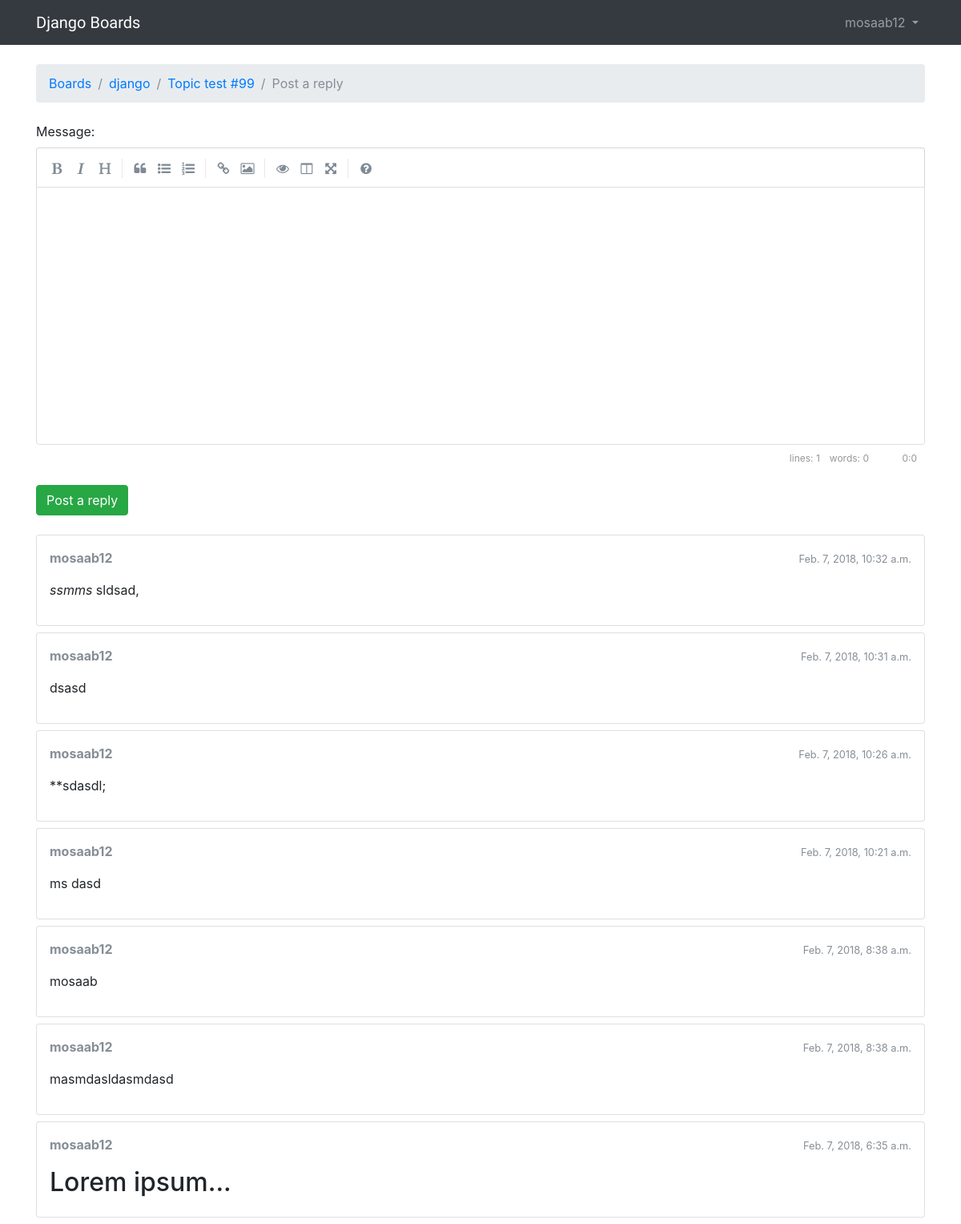
The app's page /boards/1/topics/109/reply/ (signed in) with its own data.
### boards/models.py (models this page shows, shortened)
class Topic(models.Model):
    subject = models.CharField(max_length=255)
    last_updated = models.DateTimeField(auto_now_add=True)
    board = models.ForeignKey(Board,related_name='topics')
    starter = models.ForeignKey(User, related_name='topics')
    views = models.PositiveIntegerField(default=0)
    def get_last_ten_posts(self):
        return self.posts.order_by('-created_at')[:10]

class Board(models.Model):
    name = models.CharField(max_length=30,unique=True)
    description = models.CharField(max_length=100)

class Post(models.Model):
    message = models.TextField(max_length=4000)
    topic = models.ForeignKey(Topic,related_name='posts')
    created_at = models.DateTimeField(auto_now_add=True)
    updated_at = models.DateTimeField(null=True)
    created_by = models.ForeignKey(User, related_name='posts')
    updated_by = models.ForeignKey(User, null=True, related_name='+')
    def get_message_as_markdown(self):
        return mark_safe(markdown(self.message, safe_mode='escape'))

### boards/views.py (the view)
# urls.py: url(r'^boards/(?P<pk>\d+)/topics/(?P<topic_pk>\d+)/reply/$', views.reply_topic, name='reply_topic'),
@login_required
def reply_topic(request, pk, topic_pk):
    topic = get_object_or_404(Topic, board__pk=pk, pk=topic_pk)
    if request.method == 'POST':
        form = PostForm(request.POST)
        if form.is_valid():
            post = form.save(commit=False)
            post.topic = topic
            post.created_by = request.user
            post.save()
            topic.last_updated = timezone.now()
            topic.save()
            return redirect('topic_posts', pk=pk, topic_pk=topic_pk)
    else:
        form = PostForm()
    return render(request, 'reply_topic.html', {'topic': topic, 'form': form})

### templates/reply_topic.html (shortened to what this page needs)
{% extends 'base.html' %}
{% load static %}
{% block stylesheet %}
	<link rel="stylesheet" href="{% static 'css/simplemde.min.css' %}">
{% endblock %}
{% block breadcrumb %}
  <li class="breadcrumb-item"><a href="{% url 'home' %}">Boards</a></li>
  <li class="breadcrumb-item"><a href="{% url 'board_topics' topic.board.pk %}">{{ topic.board.name }}</a></li>
  <li class="breadcrumb-item"><a href="{% url 'topic_posts' topic.board.pk topic.pk %}">{{ topic.subject }}</a></li>
  <li class="breadcrumb-item active">Post a reply</li>
{% endblock %}
{% block content %}
  <form method="post" class="mb-4" novalidate>
    {% include 'includes/form.html' %}
    <button type="submit" class="btn btn-success">Post a reply</button>
  </form>
  {% for post in topic.get_last_ten_posts %}
    <div class="card mb-2">
      <div class="card-body p-3">
        <div class="row mb-3">
          <div class="col-6">
            <strong class="text-muted">{{ post.created_by.username }}</strong>
          </div>
          <div class="col-6 text-right">
            <small class="text-muted">{{ post.created_at }}</small>
          </div>
        </div>
        {{ post.get_message_as_markdown }}
      </div>
    </div>
  {% endfor %}
{% endblock %}

### templates/base.html (shortened to what this page needs)
{% load static %}
<!DOCTYPE html>
<html>
    <head>
        <link rel="stylesheet" href="{% static 'css/bootstrap.min.css' %}">
        <link rel="stylesheet" href="{% static 'css/main.css' %}">
        {% block stylesheet %}{% endblock stylesheet %}
    </head>
    <body>
        {% block body %}
            <nav class="navbar navbar-expand-lg navbar-dark bg-dark">
                <div class="container">
                    <a class="navbar-brand" href="{% url 'home' %}">Django Boards</a>
                    <div class="collapse navbar-collapse" id="mainMenu">
                        {% if user.is_authenticated %}
                            <ul class="navbar-nav ml-auto">
                                <li class="nav-item dropdown">
                                    <a class="nav-link dropdown-toggle" href="#" id="userMenu" data-toggle="dropdown" aria-haspopup="true" aria-expanded="false">
                                        {{ user.username }}
                                    </a>
                                </li>
                            </ul>
                        {% else %}
                            <form class="form-inline ml-auto">
                                <a href="{% url 'login' %}" class="btn btn-outline-secondary">Log in</a>
                                <a href="{% url 'signup' %}" class="btn btn-primary ml-2">Sign up</a>
                            </form>
                        {% endif %}
                    </div>
                </div>
            </nav>
            <div class="container">
                <nav aria-label="breadcrumb" role="navigation">
                    <ol class="breadcrumb my-4">
                        {% block breadcrumb %}
                        {% endblock breadcrumb %}
                    </ol>
                </nav>
                {% block content %}
                {% endblock content %}
            </div>
        {% endblock body %}
    </body>
</html>

### static/css/main.css (style rules this page uses)
.navbar-brand { font-family: 'Peralta',cursive; }

### records on screen
Topic: board.name "django", subject "Topic test #99"
Post: created_by.username "mosaab12", created_at "Feb. 7, 2018, 10:32 a.m.", get_message_as_markdown "ssmms sldsad,"
Post: created_by.username "mosaab12", created_at "Feb. 7, 2018, 10:31 a.m.", get_message_as_markdown "dsasd"
Post: created_by.username "mosaab12", created_at "Feb. 7, 2018, 10:26 a.m.", get_message_as_markdown "**sdasdl;"
Post: created_by.username "mosaab12", created_at "Feb. 7, 2018, 10:21 a.m.", get_message_as_markdown "ms dasd"
Post: created_by.username "mosaab12", created_at "Feb. 7, 2018, 8:38 a.m.", get_message_as_markdown "mosaab"
Post: created_by.username "mosaab12", created_at "Feb. 7, 2018, 8:38 a.m.", get_message_as_markdown "masmdasldasmdasd"
Post: created_by.username "mosaab12", created_at "Feb. 7, 2018, 6:35 a.m.", get_message_as_markdown "Lorem ipsum..."

### other values on screen
{{ user.username }} "mosaab12"
{{ field.label_tag }} "Message:"
